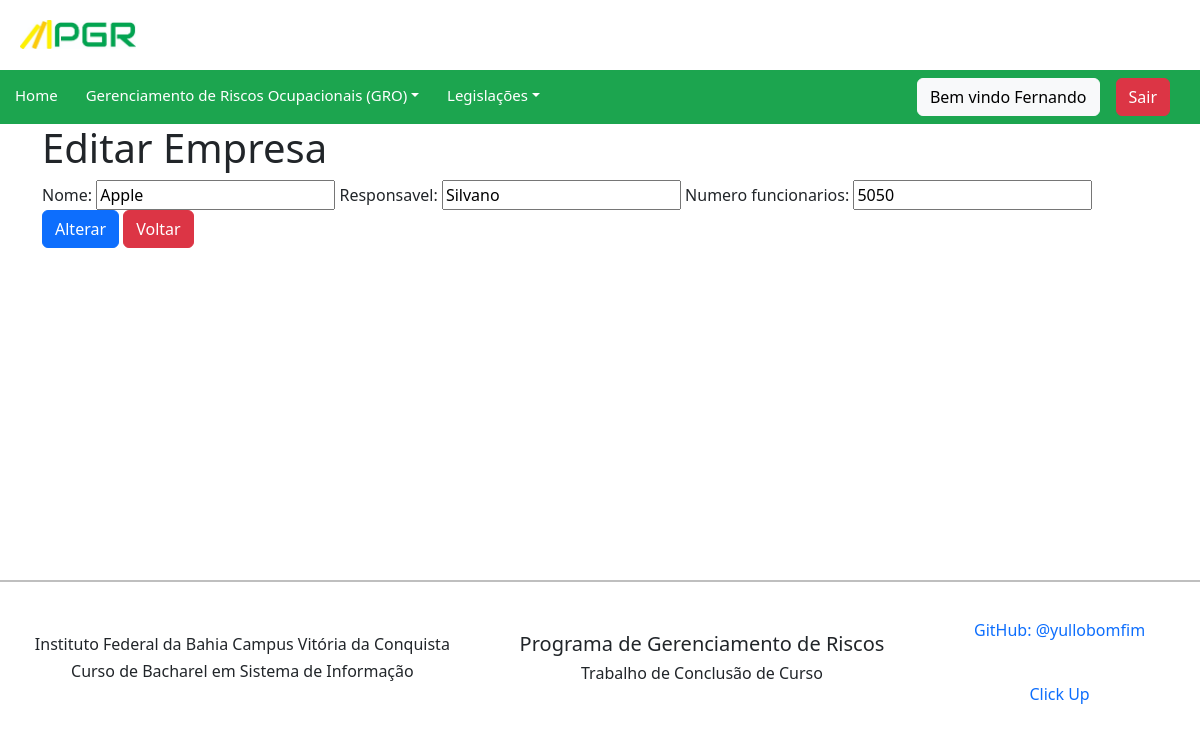
/empresa/update/4/ (signed in), run on the app's committed database.
### pgr/models.py (models this page shows, shortened)
class Empresa(models.Model):
    nome = models.CharField(max_length=100)
    responsavel = models.CharField(max_length=100)
    numero_funcionarios = models.IntegerField()
    class Meta:
        verbose_name = "empresa"
        verbose_name_plural = "empresas"
        ordering = ['nome']

### pgr/views.py (the view)
# urls.py: path('empresa/update/<int:pk>/', EmpresaUpdateView.as_view(), name='empresa_update'),
class EmpresaUpdateView(LoginRequiredMixin, UpdateView):
    login_url = reverse_lazy('login')
    model = Empresa
    form_class = EmpresaForm
    template_name = 'empresa_update.html'
    success_url = reverse_lazy('empresa_list')

### pgr/forms.py
class EmpresaForm(ModelForm):
    class Meta:
        model= Empresa
        fields = '__all__'

### pgr/templates/empresa_update.html (shortened to what this page needs)
{% extends 'base.html' %}
{% load bootstrap %}
{% block content %}
<div class="container">
  <h1>Editar Empresa</h1>
  <form method="post">
    {{ form|bootstrap }}
    <button class="btn btn-primary" type="submit">Alterar</button>
    <a class="btn btn-danger" href="/empresa/">Voltar</a>
  </form>
</div>
{% endblock %}

### pgr/templates/includes/navbar.html (shortened to what this page needs)
<nav class="navbar navbar-expand-lg navbar-light" style="background-color: #1ca54f;">
    <ul class="navbar-nav nav-text me-auto mb-2 mb-lg-0">
        <li class="nav-item">
            <a class="nav-link" href="{% url 'home'%}" >Home</a>
        </li>
        {% if user.is_authenticated %}
        <li class="nav-item dropdown dmenu">
            <a class="nav-link dropdown-toggle" href="#" id="navbardrop" data-toggle="dropdown">Gerenciamento de Riscos Ocupacionais (GRO)</a>
        </li>
        {% endif %}
        <li class="nav-item">
            <li class="nav-item dropdown dmenu">
            <a class="nav-link dropdown-toggle" href="#" id="navbardrop" data-toggle="dropdown">Legislações</a>
        </li>
    </ul>
        <div class="d-flex gap-3 align-items-center" style="margin-right: 30px">
            {% if user.is_authenticated %}
                <span class="btn btn-light">Bem vindo {{request.user|title}}</span>
                <a class="btn btn-danger" href="{% url 'logout' %}">Sair</a>
            {% endif %}
        </div>
</nav>

### pgr/static/css/pgr.css (style rules this page uses)
.navbar-light .navbar-nav .nav-link { display: block; color: #fff; padding-left: 15px; padding-top: 5px; font-size: 15px; margin-right: 5px; text-decoration: none; transition: color 0.3s ease-in-out, background-color 0.3s ease-in-out; }
.container { min-height: inherit; margin: auto; justify-content: center; align-items: center; }

### data on the page
Empresa: nome "Apple", responsavel "Silvano", numero_funcionarios "5050"

### other printed values
{{ request.user|title }} "Fernando"
